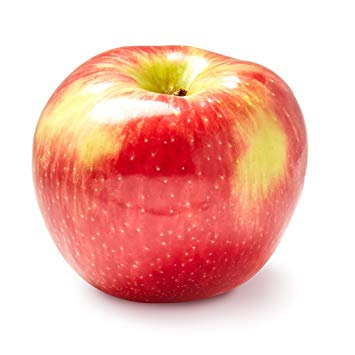
#> input picture objectDetection/pyOpencv/data/apple.jpg, 355 x 355 px
$ python PAblend.py
#> lines starting #> are read from the running program, lines starting #| are printed output that depends on the picture
from PIL import Image
import cv2

image1 = Image.open('./data/apple.jpg')
#> image1 is the input picture: PIL image 355x355 RGB; mean R, G, B 242.3, 190.9, 180.6
image2 = Image.open('./data/orange.jpg')
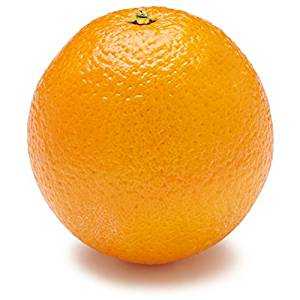
#> input picture objectDetection/pyOpencv/data/orange.jpg, 300 x 300 px
#> image2 is the input picture: PIL image 300x300 RGB; mean R, G, B 242.3, 193.8, 125.8
image1 =image1.resize((512,512))
#> image1: PIL image 512x512 RGB
image2 =image2.resize((512,512))
#> image2: PIL image 512x512 RGB
image5 = image1.convert("RGBA")
image6 = image2.convert("RGBA")

alphaBlended1 = Image.blend(image5,image6,alpha=.4)
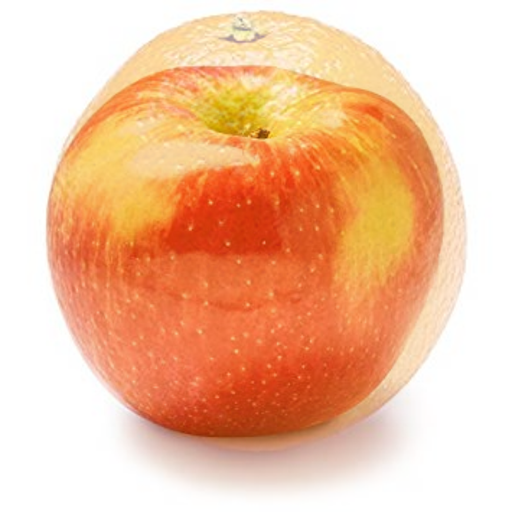
#> alphaBlended1: PIL image 512x512 RGBA; mean R, G, B, A 242, 191.8, 158.4, 255
alphaBlended2 = Image.blend(image5,image6,alpha=.6)
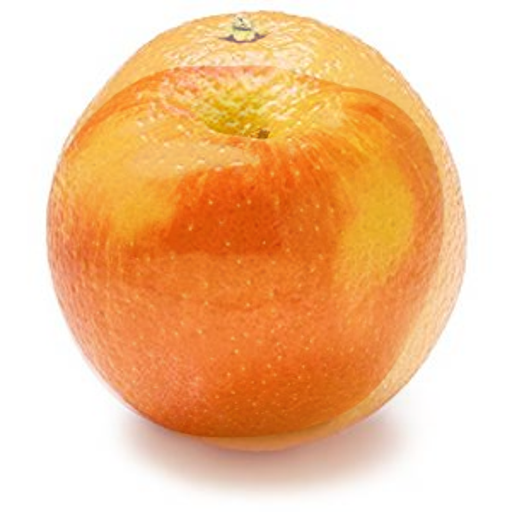
#> alphaBlended2: PIL image 512x512 RGBA; mean R, G, B, A 242, 192.3, 147.4, 255

alphaBlended1.show()
alphaBlended2.show()
